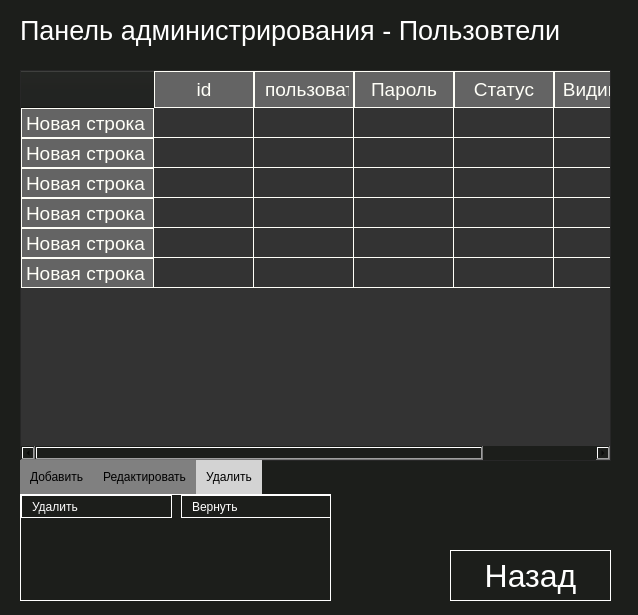
<?xml version="1.0" encoding="UTF-8"?>
<ui version="4.0">
 <class>Form</class>
 <widget class="QWidget" name="Form">
  <property name="geometry">
   <rect>
    <x>0</x>
    <y>0</y>
    <width>638</width>
    <height>615</height>
   </rect>
  </property>
  <property name="windowTitle">
   <string>Form</string>
  </property>
  <property name="styleSheet">
   <string notr="true">background:#1C1E1B;</string>
  </property>
  <widget class="QTableWidget" name="tableWidget">
   <property name="geometry">
    <rect>
     <x>20</x>
     <y>70</y>
     <width>591</width>
     <height>391</height>
    </rect>
   </property>
   <property name="styleSheet">
    <string notr="true">QWidget {
    background-color: #333333;
    color: #fffff8;
}

QHeaderView::section {
    background-color: #646464;
    padding: 4px;
    border: 1px solid #fffff8;
    font-size: 14pt;
}

QTableWidget {
    gridline-color: #fffff8;
    font-size: 12pt;
}

QTableWidget QTableCornerButton::section {
    background-color: #646464;
    border: 1px solid #fffff8;
}</string>
   </property>
   <row>
    <property name="text">
     <string>Новая строка</string>
    </property>
   </row>
   <row>
    <property name="text">
     <string>Новая строка</string>
    </property>
   </row>
   <row>
    <property name="text">
     <string>Новая строка</string>
    </property>
   </row>
   <row>
    <property name="text">
     <string>Новая строка</string>
    </property>
   </row>
   <row>
    <property name="text">
     <string>Новая строка</string>
    </property>
   </row>
   <row>
    <property name="text">
     <string>Новая строка</string>
    </property>
   </row>
   <column>
    <property name="text">
     <string>id</string>
    </property>
   </column>
   <column>
    <property name="text">
     <string>Имя пользователя</string>
    </property>
   </column>
   <column>
    <property name="text">
     <string>Пароль</string>
    </property>
   </column>
   <column>
    <property name="text">
     <string>Статус</string>
    </property>
   </column>
   <column>
    <property name="text">
     <string>Видимый</string>
    </property>
   </column>
  </widget>
  <widget class="QLabel" name="label">
   <property name="geometry">
    <rect>
     <x>20</x>
     <y>10</y>
     <width>591</width>
     <height>41</height>
    </rect>
   </property>
   <property name="font">
    <font>
     <pointsize>20</pointsize>
    </font>
   </property>
   <property name="styleSheet">
    <string notr="true">background:none;
color:#fff;</string>
   </property>
   <property name="text">
    <string>Панель администрирования - Пользовтели</string>
   </property>
  </widget>
  <widget class="QTabWidget" name="tabWidget">
   <property name="geometry">
    <rect>
     <x>20</x>
     <y>460</y>
     <width>311</width>
     <height>141</height>
    </rect>
   </property>
   <property name="styleSheet">
    <string notr="true">QTabBar::tab {
  background: gray;
  color: #000;
  padding: 10px;
 }
 QTabBar::tab:selected {
  background: lightgray;
 }
QTabWidget::pane { 
   border: 1px solid #fff;
}</string>
   </property>
   <property name="tabPosition">
    <enum>QTabWidget::North</enum>
   </property>
   <property name="tabShape">
    <enum>QTabWidget::Rounded</enum>
   </property>
   <property name="currentIndex">
    <number>2</number>
   </property>
   <widget class="QWidget" name="tab">
    <attribute name="title">
     <string>Добавить</string>
    </attribute>
    <widget class="QLineEdit" name="line_name">
     <property name="geometry">
      <rect>
       <x>1</x>
       <y>1</y>
       <width>311</width>
       <height>20</height>
      </rect>
     </property>
     <property name="styleSheet">
      <string notr="true">QLineEdit{
color:#fff;
background:#1C1E1B;
border:1px solid #fff;
}
QLineEdit:hover{
border:red;
}</string>
     </property>
     <property name="placeholderText">
      <string>Имя пользователя</string>
     </property>
    </widget>
    <widget class="QComboBox" name="comboBox">
     <property name="geometry">
      <rect>
       <x>0</x>
       <y>60</y>
       <width>311</width>
       <height>22</height>
      </rect>
     </property>
     <property name="styleSheet">
      <string notr="true">color:#fff;
border:red;</string>
     </property>
     <item>
      <property name="text">
       <string>Права доступа</string>
      </property>
     </item>
     <item>
      <property name="text">
       <string>Модератор</string>
      </property>
     </item>
     <item>
      <property name="text">
       <string>Пользователь</string>
      </property>
     </item>
    </widget>
    <widget class="QPushButton" name="btn_adduser">
     <property name="geometry">
      <rect>
       <x>0</x>
       <y>80</y>
       <width>141</width>
       <height>31</height>
      </rect>
     </property>
     <property name="styleSheet">
      <string notr="true">QPushButton{
color:#fff;
border:1px solid #fff;
text-align:left;
padding-left:10px;
}
QPushButton:hover{
border:1px solid #f00;
}</string>
     </property>
     <property name="text">
      <string>Добавить</string>
     </property>
    </widget>
    <widget class="QLineEdit" name="line_pass">
     <property name="geometry">
      <rect>
       <x>1</x>
       <y>21</y>
       <width>311</width>
       <height>20</height>
      </rect>
     </property>
     <property name="styleSheet">
      <string notr="true">QLineEdit{
color:#fff;
background:#1C1E1B;
border:1px solid #fff;
}
QLineEdit:hover{
border:red;
}</string>
     </property>
     <property name="echoMode">
      <enum>QLineEdit::Password</enum>
     </property>
     <property name="placeholderText">
      <string>Пароль</string>
     </property>
    </widget>
    <widget class="QLineEdit" name="line_passr">
     <property name="geometry">
      <rect>
       <x>1</x>
       <y>41</y>
       <width>311</width>
       <height>20</height>
      </rect>
     </property>
     <property name="styleSheet">
      <string notr="true">QLineEdit{
color:#fff;
background:#1C1E1B;
border:1px solid #fff;
}
QLineEdit:hover{
border:red;
}</string>
     </property>
     <property name="echoMode">
      <enum>QLineEdit::Password</enum>
     </property>
     <property name="placeholderText">
      <string>Повтор пароля</string>
     </property>
    </widget>
    <widget class="QLabel" name="lbl_alert">
     <property name="geometry">
      <rect>
       <x>150</x>
       <y>80</y>
       <width>161</width>
       <height>21</height>
      </rect>
     </property>
     <property name="styleSheet">
      <string notr="true">color:red;</string>
     </property>
     <property name="text">
      <string/>
     </property>
     <property name="alignment">
      <set>Qt::AlignRight|Qt::AlignTrailing|Qt::AlignVCenter</set>
     </property>
    </widget>
   </widget>
   <widget class="QWidget" name="tab_2">
    <attribute name="title">
     <string>Редактировать</string>
    </attribute>
    <widget class="QPushButton" name="btn_edituser">
     <property name="geometry">
      <rect>
       <x>0</x>
       <y>0</y>
       <width>311</width>
       <height>23</height>
      </rect>
     </property>
     <property name="styleSheet">
      <string notr="true">QPushButton{
color:#fff;
border:1px solid #fff;
text-align:left;
padding-left:10px;
}
QPushButton:hover{
border:1px solid #f00;
}</string>
     </property>
     <property name="text">
      <string>Редактировать</string>
     </property>
    </widget>
   </widget>
   <widget class="QWidget" name="tab_3">
    <attribute name="title">
     <string>Удалить</string>
    </attribute>
    <widget class="QPushButton" name="btn_deleteuser">
     <property name="geometry">
      <rect>
       <x>0</x>
       <y>0</y>
       <width>151</width>
       <height>23</height>
      </rect>
     </property>
     <property name="styleSheet">
      <string notr="true">QPushButton{
color:#fff;
border:1px solid #fff;
text-align:left;
padding-left:10px;
}
QPushButton:hover{
border:1px solid #f00;
}</string>
     </property>
     <property name="text">
      <string>Удалить</string>
     </property>
    </widget>
    <widget class="QPushButton" name="btn_canceldel">
     <property name="geometry">
      <rect>
       <x>160</x>
       <y>0</y>
       <width>151</width>
       <height>23</height>
      </rect>
     </property>
     <property name="styleSheet">
      <string notr="true">QPushButton{
color:#fff;
border:1px solid #fff;
text-align:left;
padding-left:10px;
}
QPushButton:hover{
border:1px solid #f00;
}</string>
     </property>
     <property name="text">
      <string>Вернуть</string>
     </property>
    </widget>
   </widget>
  </widget>
  <widget class="QPushButton" name="btn_back">
   <property name="geometry">
    <rect>
     <x>450</x>
     <y>550</y>
     <width>161</width>
     <height>51</height>
    </rect>
   </property>
   <property name="font">
    <font>
     <pointsize>24</pointsize>
    </font>
   </property>
   <property name="styleSheet">
    <string notr="true">QPushButton{
border:1px solid #fff;
color:#fff;
}
QPushButton:hover{
background:#ccc;
color:#000;
}</string>
   </property>
   <property name="text">
    <string>Назад</string>
   </property>
  </widget>
 </widget>
 <resources/>
 <connections/>
</ui>
